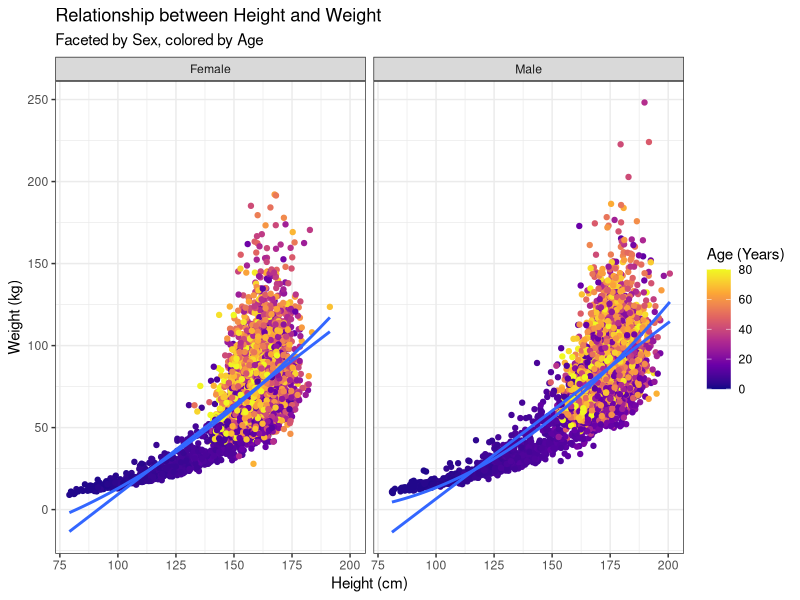

The R source for this figure:
## ---- chunk 1
library(tidyverse)
library(lubridate)
library(patchwork)
## ---- chunk 2

body_df <- read_csv("height_weight.csv")
# Your R code here
ggplot(body_df, aes(x = height, y = weight, color = age)) +
  geom_point() +
  geom_smooth(method = "lm", formula = y ~ x, se = FALSE) +
  geom_smooth(method = "lm", formula = y ~ poly(x, 2), se = FALSE) +
  facet_wrap(~sex) +
  scale_color_viridis_c(option = "plasma") +
  labs(
    title = "Relationship between Height and Weight",
    subtitle = "Faceted by Sex, colored by Age",
    x = "Height (cm)",
    y = "Weight (kg)",
    color = "Age (Years)"
  ) +
  theme_bw()
## ---- chunk 3
failure_times <- c(4381, 3953, 2603, 2320, 1161, 3286, 6914, 4007, 3168,
                   2376, 7498, 3923, 9460, 4525, 2168, 1288, 5085, 2217,
                   6922, 218, 1309, 1875, 1023, 1697, 1038, 3699, 6142,
                   4732, 3330, 4159, 2537, 3814, 2157, 7683, 5539, 4839,
                   6052, 2420, 5556, 309, 1295, 3266, 6679, 1711, 5931)
## ---- chunk 4
# Your R code here
## ---- chunk 5
# Your R code here
## ---- chunk 6
birth_data <- read_csv("birth_data-1.csv", show_col_types = FALSE)
head(birth_data)
## ---- chunk 7
## Your code here
## ---- chunk 8
# Your code here
## ---- chunk 9
## Your code here
## ---- chunk 10
## Your code here
